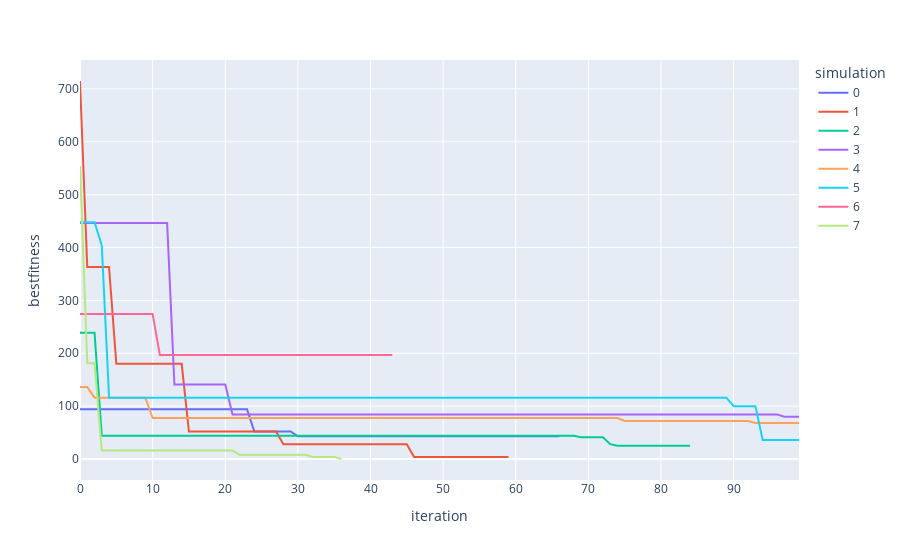

The code cell stored with this chart in its notebook:
### Code cell
GA.result_plot()

### Figure 1 — Plotly figure (JSON) as saved in the notebook; plotly's stock layout.template omitted (floating-point values rounded to 4 significant figures)
{"data": [{"hovertemplate": "simulation=0<br>iteration=%{x}<br>bestfitness=%{y}<extra></extra>", "legendgroup": "0", "line": {"color": "#636efa", "dash": "solid"}, "mode": "lines", "name": "0", "orientation": "v", "showlegend": true, "type": "scatter", "x": [0, 1, 2, 3, 4, 5, 6, 7, 8, 9, 10, 11, 12, 13, 14, 15, 16, 17, 18, 19, 20, 21, 22, 23, 24, 25, 26, 27, 28, 29, 30, 31, 32, 33, 34, 35, 36, 37, 38, 39, 40, 41, 42, 43, 44, 45, 46, 47, 48, 49, 50, 51, 52, 53, 54, 55, 56, 57, 58, 59, 60, 61, 62, 63, 64, 65, 66], "xaxis": "x", "y": [94, 94, 94, 94, 94, 94, 94, 94, 94, 94, 94, 94, 94, 94, 94, 94, 94, 94, 94, 94, 94, 94, 94, 94, 52, 52, 52, 52, 52, 52, 43, 43, 43, 43, 43, 43, 43, 43, 43, 43, 43, 43, 43, 43, 43, 43, 43, 43, 43, 43, 43, 43, 43, 43, 43, 43, 43, 43, 43, 43, 43, 43, 43, 43, 43, 43, 43], "yaxis": "y"}, {"hovertemplate": "simulation=1<br>iteration=%{x}<br>bestfitness=%{y}<extra></extra>", "legendgroup": "1", "line": {"color": "#EF553B", "dash": "solid"}, "mode": "lines", "name": "1", "orientation": "v", "showlegend": true, "type": "scatter", "x": [0, 1, 2, 3, 4, 5, 6, 7, 8, 9, 10, 11, 12, 13, 14, 15, 16, 17, 18, 19, 20, 21, 22, 23, 24, 25, 26, 27, 28, 29, 30, 31, 32, 33, 34, 35, 36, 37, 38, 39, 40, 41, 42, 43, 44, 45, 46, 47, 48, 49, 50, 51, 52, 53, 54, 55, 56, 57, 58, 59], "xaxis": "x", "y": [715, 363.2, 363.2, 363.2, 363.2, 180, 180, 180, 180, 180, 180, 180, 180, 180, 180, 52, 52, 52, 52, 52, 52, 52, 52, 52, 52, 52, 52, 52, 28, 28, 28, 28, 28, 28, 28, 28, 28, 28, 28, 28, 28, 28, 28, 28, 28, 28, 4, 4, 4, 4, 4, 4, 4, 4, 4, 4, 4, 4, 4, 4], "yaxis": "y"}, {"hovertemplate": "simulation=2<br>iteration=%{x}<br>bestfitness=%{y}<extra></extra>", "legendgroup": "2", "line": {"color": "#00cc96", "dash": "solid"}, "mode": "lines", "name": "2", "orientation": "v", "showlegend": true, "type": "scatter", "x": [0, 1, 2, 3, 4, 5, 6, 7, 8, 9, 10, 11, 12, 13, 14, 15, 16, 17, 18, 19, 20, 21, 22, 23, 24, 25, 26, 27, 28, 29, 30, 31, 32, 33, 34, 35, 36, 37, 38, 39, 40, 41, 42, 43, 44, 45, 46, 47, 48, 49, 50, 51, 52, 53, 54, 55, 56, 57, 58, 59, 60, 61, 62, 63, 64, 65, 66, 67, 68, 69, 70, 71, 72, 73, 74, 75, 76, 77, 78, 79, 80, 81, 82, 83, 84], "xaxis": "x", "y": [238.7, 238.7, 238.7, 44, 44, 44, 44, 44, 44, 44, 44, 44, 44, 44, 44, 44, 44, 44, 44, 44, 44, 44, 44, 44, 44, 44, 44, 44, 44, 44, 44, 44, 44, 44, 44, 44, 44, 44, 44, 44, 44, 44, 44, 44, 44, 44, 44, 44, 44, 44, 44, 44, 44, 44, 44, 44, 44, 44, 44, 44, 44, 44, 44, 44, 44, 44, 44, 44, 44, 41, 41, 41, 41, 28, 25, 25, 25, 25, 25, 25, 25, 25, 25, 25, 25], "yaxis": "y"}, {"hovertemplate": "simulation=3<br>iteration=%{x}<br>bestfitness=%{y}<extra></extra>", "legendgroup": "3", "line": {"color": "#ab63fa", "dash": "solid"}, "mode": "lines", "name": "3", "orientation": "v", "showlegend": true, "type": "scatter", "x": [0, 1, 2, 3, 4, 5, 6, 7, 8, 9, 10, 11, 12, 13, 14, 15, 16, 17, 18, 19, 20, 21, 22, 23, 24, 25, 26, 27, 28, 29, 30, 31, 32, 33, 34, 35, 36, 37, 38, 39, 40, 41, 42, 43, 44, 45, 46, 47, 48, 49, 50, 51, 52, 53, 54, 55, 56, 57, 58, 59, 60, 61, 62, 63, 64, 65, 66, 67, 68, 69, 70, 71, 72, 73, 74, 75, 76, 77, 78, 79, 80, 81, 82, 83, 84, 85, 86, 87, 88, 89, 90, 91, 92, 93, 94, 95, 96, 97, 98, 99], "xaxis": "x", "y": [446.2, 446.2, 446.2, 446.2, 446.2, 446.2, 446.2, 446.2, 446.2, 446.2, 446.2, 446.2, 446.2, 141, 141, 141, 141, 141, 141, 141, 141, 84, 84, 84, 84, 84, 84, 84, 84, 84, 84, 84, 84, 84, 84, 84, 84, 84, 84, 84, 84, 84, 84, 84, 84, 84, 84, 84, 84, 84, 84, 84, 84, 84, 84, 84, 84, 84, 84, 84, 84, 84, 84, 84, 84, 84, 84, 84, 84, 84, 84, 84, 84, 84, 84, 84, 84, 84, 84, 84, 84, 84, 84, 84, 84, 84, 84, 84, 84, 84, 84, 84, 84, 84, 84, 84, 84, 79.83, 79.83, 79.83], "yaxis": "y"}, {"hovertemplate": "simulation=4<br>iteration=%{x}<br>bestfitness=%{y}<extra></extra>", "legendgroup": "4", "line": {"color": "#FFA15A", "dash": "solid"}, "mode": "lines", "name": "4", "orientation": "v", "showlegend": true, "type": "scatter", "x": [0, 1, 2, 3, 4, 5, 6, 7, 8, 9, 10, 11, 12, 13, 14, 15, 16, 17, 18, 19, 20, 21, 22, 23, 24, 25, 26, 27, 28, 29, 30, 31, 32, 33, 34, 35, 36, 37, 38, 39, 40, 41, 42, 43, 44, 45, 46, 47, 48, 49, 50, 51, 52, 53, 54, 55, 56, 57, 58, 59, 60, 61, 62, 63, 64, 65, 66, 67, 68, 69, 70, 71, 72, 73, 74, 75, 76, 77, 78, 79, 80, 81, 82, 83, 84, 85, 86, 87, 88, 89, 90, 91, 92, 93, 94, 95, 96, 97, 98, 99], "xaxis": "x", "y": [136, 136, 116, 116, 116, 116, 116, 116, 116, 116, 77.33, 77.33, 77.33, 77.33, 77.33, 77.33, 77.33, 77.33, 77.33, 77.33, 77.33, 77.33, 77.33, 77.33, 77.33, 77.33, 77.33, 77.33, 77.33, 77.33, 77.33, 77.33, 77.33, 77.33, 77.33, 77.33, 77.33, 77.33, 77.33, 77.33, 77.33, 77.33, 77.33, 77.33, 77.33, 77.33, 77.33, 77.33, 77.33, 77.33, 77.33, 77.33, 77.33, 77.33, 77.33, 77.33, 77.33, 77.33, 77.33, 77.33, 77.33, 77.33, 77.33, 77.33, 77.33, 77.33, 77.33, 77.33, 77.33, 77.33, 77.33, 77.33, 77.33, 77.33, 77.33, 72, 72, 72, 72, 72, 72, 72, 72, 72, 72, 72, 72, 72, 72, 72, 72, 72, 72, 68, 68, 68, 68, 68, 68, 68], "yaxis": "y"}, {"hovertemplate": "simulation=5<br>iteration=%{x}<br>bestfitness=%{y}<extra></extra>", "legendgroup": "5", "line": {"color": "#19d3f3", "dash": "solid"}, "mode": "lines", "name": "5", "orientation": "v", "showlegend": true, "type": "scatter", "x": [0, 1, 2, 3, 4, 5, 6, 7, 8, 9, 10, 11, 12, 13, 14, 15, 16, 17, 18, 19, 20, 21, 22, 23, 24, 25, 26, 27, 28, 29, 30, 31, 32, 33, 34, 35, 36, 37, 38, 39, 40, 41, 42, 43, 44, 45, 46, 47, 48, 49, 50, 51, 52, 53, 54, 55, 56, 57, 58, 59, 60, 61, 62, 63, 64, 65, 66, 67, 68, 69, 70, 71, 72, 73, 74, 75, 76, 77, 78, 79, 80, 81, 82, 83, 84, 85, 86, 87, 88, 89, 90, 91, 92, 93, 94, 95, 96, 97, 98, 99], "xaxis": "x", "y": [448, 448, 448, 404, 116, 116, 116, 116, 116, 116, 116, 116, 116, 116, 116, 116, 116, 116, 116, 116, 116, 116, 116, 116, 116, 116, 116, 116, 116, 116, 116, 116, 116, 116, 116, 116, 116, 116, 116, 116, 116, 116, 116, 116, 116, 116, 116, 116, 116, 116, 116, 116, 116, 116, 116, 116, 116, 116, 116, 116, 116, 116, 116, 116, 116, 116, 116, 116, 116, 116, 116, 116, 116, 116, 116, 116, 116, 116, 116, 116, 116, 116, 116, 116, 116, 116, 116, 116, 116, 116, 100, 100, 100, 100, 36, 36, 36, 36, 36, 36], "yaxis": "y"}, {"hovertemplate": "simulation=6<br>iteration=%{x}<br>bestfitness=%{y}<extra></extra>", "legendgroup": "6", "line": {"color": "#FF6692", "dash": "solid"}, "mode": "lines", "name": "6", "orientation": "v", "showlegend": true, "type": "scatter", "x": [0, 1, 2, 3, 4, 5, 6, 7, 8, 9, 10, 11, 12, 13, 14, 15, 16, 17, 18, 19, 20, 21, 22, 23, 24, 25, 26, 27, 28, 29, 30, 31, 32, 33, 34, 35, 36, 37, 38, 39, 40, 41, 42, 43], "xaxis": "x", "y": [274.5, 274.5, 274.5, 274.5, 274.5, 274.5, 274.5, 274.5, 274.5, 274.5, 274.5, 196.5, 196.5, 196.5, 196.5, 196.5, 196.5, 196.5, 196.5, 196.5, 196.5, 196.5, 196.5, 196.5, 196.5, 196.5, 196.5, 196.5, 196.5, 196.5, 196.5, 196.5, 196.5, 196.5, 196.5, 196.5, 196.5, 196.5, 196.5, 196.5, 196.5, 196.5, 196.5, 196.5], "yaxis": "y"}, {"hovertemplate": "simulation=7<br>iteration=%{x}<br>bestfitness=%{y}<extra></extra>", "legendgroup": "7", "line": {"color": "#B6E880", "dash": "solid"}, "mode": "lines", "name": "7", "orientation": "v", "showlegend": true, "type": "scatter", "x": [0, 1, 2, 3, 4, 5, 6, 7, 8, 9, 10, 11, 12, 13, 14, 15, 16, 17, 18, 19, 20, 21, 22, 23, 24, 25, 26, 27, 28, 29, 30, 31, 32, 33, 34, 35, 36], "xaxis": "x", "y": [554, 181.3, 181.3, 16, 16, 16, 16, 16, 16, 16, 16, 16, 16, 16, 16, 16, 16, 16, 16, 16, 16, 16, 8, 8, 8, 8, 8, 8, 8, 8, 8, 8, 4, 4, 4, 4, 0], "yaxis": "y"}], "layout": {"legend": {"title": {"text": "simulation"}, "tracegroupgap": 0}, "margin": {"t": 60}, "xaxis": {"anchor": "y", "domain": [0, 1], "title": {"text": "iteration"}}, "yaxis": {"anchor": "x", "domain": [0, 1], "title": {"text": "bestfitness"}}}}
